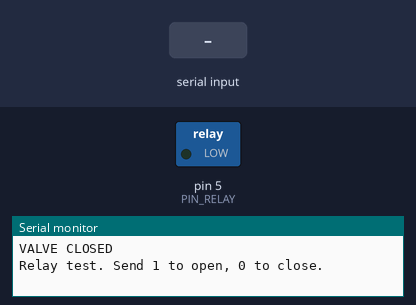
The sketch below on a simulated Arduino Uno, built with avr-gcc and run on an emulated ATmega328P. Shown: switched loads named in the sketch (green lamp = pin HIGH), the last lines printed to the serial monitor. The test bench sets the inputs (shaded band).

Above: at 1.2 s.
1.3 s: "1" received over Serial
At 2.3 s:
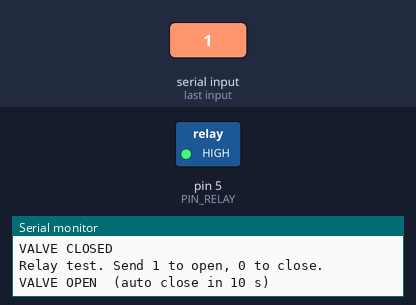
2.8 s: "0" received over Serial
At 3.5 s:
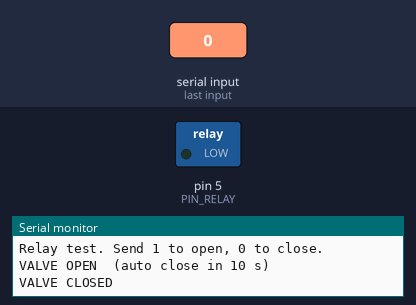
Timing chart, 0 to 5.8 s (numbered marks = the images above; inputs shaded):
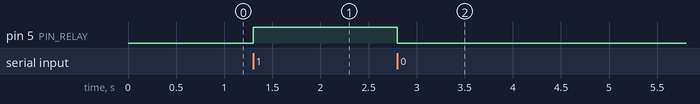

Measured:
- after the input at 1.3 s, pin 5 (PIN_RELAY): LOW → HIGH at once
- after the input at 2.8 s, pin 5 (PIN_RELAY): HIGH → LOW at once

The sketch:

t01_relay_valve.ino
```cpp
// TEST 1: Relay and 12 V solenoid valve
// Wiring: relay VCC 5V, GND, IN -> D5. Battery + -> relay COM, relay NO -> valve +,
//         valve - -> battery -, 1N4007 across the valve (stripe to valve +).
// Serial Monitor 9600 baud, line ending "Newline". Type:
//   1  open the valve (closes by itself after 10 s for safety)
//   0  close the valve
// Expect: a click from the relay, the relay LED on, and water flowing while open.
// If the valve opens on "0" and closes on "1", your relay is active low: set ACTIVE_HIGH false.

const uint8_t PIN_RELAY = 5;
const bool ACTIVE_HIGH = true;
const unsigned long AUTO_OFF_MS = 10000;

bool open_ = false;
unsigned long openedAt = 0;

void setValve(bool on) {
  digitalWrite(PIN_RELAY, (on == ACTIVE_HIGH) ? HIGH : LOW);
  open_ = on;
  if (on) openedAt = millis();
  Serial.println(on ? F("VALVE OPEN  (auto close in 10 s)") : F("VALVE CLOSED"));
}

void setup() {
  pinMode(PIN_RELAY, OUTPUT);
  Serial.begin(9600);
  setValve(false);
  Serial.println(F("Relay test. Send 1 to open, 0 to close."));
}

void loop() {
  if (Serial.available()) {
    char c = Serial.read();
    if (c == '1') setValve(true);
    if (c == '0') setValve(false);
  }
  if (open_ && millis() - openedAt > AUTO_OFF_MS) setValve(false);
}
```
